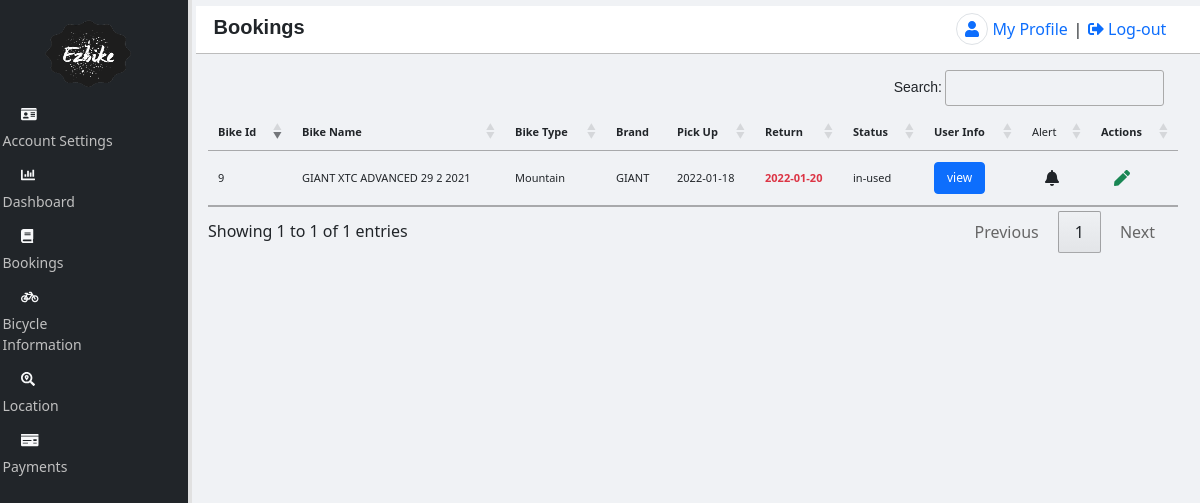
The page /View/bookings.php (signed in) on the database its author committed.
### tables this page shows
CREATE TABLE `lessor_payment` (
  `lessor_id` int(11) NOT NULL,
  `payment_id` int(11) NOT NULL,
  `user_id` int(11) NOT NULL,
  `bike_id` int(11) NOT NULL,
  `bike_description` varchar(45) NOT NULL,
  `bike_img` varchar(100) NOT NULL,
  `pickup_date` varchar(35) NOT NULL,
  `return_date` varchar(45) NOT NULL,
  `days` int(11) NOT NULL,
  `bike_rate` varchar(45) NOT NULL,
  `total_amt` int(11) NOT NULL,
  `date` varchar(45) NOT NULL
);

CREATE TABLE `lessor_bicycle` (
  `lessor_id` int(11) NOT NULL,
  `bike_id` int(11) NOT NULL,
  `bike_name` varchar(45) NOT NULL,
  `bike_type` varchar(45) NOT NULL,
  `bike_brand` varchar(75) NOT NULL,
  `bike_img` varchar(150) NOT NULL,
  `bike_condition` varchar(45) NOT NULL,
  `date_uploaded` varchar(75) NOT NULL,
  `status` varchar(15) NOT NULL
);

### View/library.php (called while the page is built, shortened)
<?php
    $nav_elements = [
        "Account Settings" => array(
            "fas fa-id-card"=> "lessor_profile.php"
        ),
        "Dashboard" => array(
            "fas fa-chart-bar"=> "lessor_dash.php"
        ),
        "Bookings" => array(
            "fas fa-book" => "bookings.php"
        ),
        "Bicycle Information" => array(
            "fas fa-bicycle" => "lessor_bicycle.php"
        ),
        "Location" => array(
            "fas fa-search-location" => "lessor_location.php"
        ),
        "Payments" => array(
            "fas fa-money-check" => "lessor_payments.php"
        )
    ];
?>

### Model/Database.php (called while the page is built, shortened)
<?php
class Database{
    private $serverName = DB_HOST;
    private $username = DB_USER;
    private $password = DB_PASS;
    private $dbName = DB_NAME;
    private $conn;
    public function __construct(){
        $this->dsn = "mysql:host=".$this->serverName.";dbname=".$this->dbName;
        $options = array(PDO::ATTR_PERSISTENT => true, PDO::ATTR_ERRMODE => PDO::ERRMODE_EXCEPTION);
        try{
            $this->conn = new PDO($this->dsn,$this->username,$this->password,$options);
        }catch(PDOException $e){
            $this->error = $e->getMessage();
            $this->isConnected = false;
        }
    }
    public function getConn(){
        return $this->conn;
    }
}
?>

### View/bookings.php (the view, shortened to what this page needs)
<?php
    $id = $_SESSION["lessor_id"];
    require_once "../Model/Database.php";
    require_once "header.php";
?>
</head>
<body>
    <div class="container-fluid web-wash">
        <div class="row">
            <div class="col-md-2 sidenav bg-dark text-light">
                <div class="text-center">
                    <img class="logo" src="../assets/img/ezbike.png" alt="">
                </div>
                <ul class="dashboard-navleft fs-14">
                    <?php
                        require_once "library.php";
                        foreach($nav_elements as $nav_data => $value){
                            foreach($value as $key => $data_value){
                    ?>
                    <li>
                        <div class="row align-items-center">
                            <div class="col-md-3 px-4">
                                <i class="<?php echo $key;?>"></i>
                            </div>
                            <div class="col-md-9 p-0">
                                <a href="<?php echo $data_value;?>"> <?php echo $nav_data; ?></a>
                            </div>
                        </div>
                    </li>
                    <?php
                            }
                        }
                    ?>
                </ul>
            </div>
            <div class="col-md-10 main">
                <div class="row align-items-center" id="top-main">
                    <div class="col-md-6">
                        <h5 class="mt-1">Bookings</h5>
                    </div>
                    <div class="col-md-6" id="nav_top_right">
                        <ul class="navright_utilities mb-0">
                            <li>
                                <a href="lessor_profile.php"><i class="fas fa-user border p-1 px-2 rounded-circle"></i>
                                    My Profile</a>
                            </li>
                            <li> | </li>
                            <li><a href="logoutLessor.php"> <i class="fas fa-sign-out-alt"></i> Log-out</a></li>
                        </ul>
                    </div>
                </div>
                <div class="row bicycle_list">
                    <div class="col-md-12 mt-3">
                        <?php
                            $db = new Database();
                            $sql = "SELECT lessor_payment.bike_id, lessor_payment.payment_id,lessor_payment.lessor_id, lessor_payment.pickup_date, lessor_payment.return_date,lessor_payment.total_amt, lessor_payment.date, lessor_payment.bike_img, lessor_bicycle.bike_name, lessor_bicycle.bike_type, lessor_bicycle.bike_brand, lessor_bicycle.status, tblusers.FirstName, tblusers.LastName, tblusers.Email, tblusers.MobileNos, tblusers.valid_id FROM `lessor_payment` INNER JOIN lessor_bicycle ON lessor_bicycle.bike_id = lessor_payment.bike_id INNER JOIN tblusers ON tblusers.User_id = lessor_payment.user_id WHERE lessor_payment.lessor_id = $id && lessor_bicycle.status = 'booked' || lessor_bicycle.status = 'in-used'";
                            $stmt = $db->getConn()->prepare($sql);
                            $stmt->execute();
                        ?>
                        <table class="table table-stripped fs-11">
                            <thead>
                                <th>Bike Id</th>
                                <th>Bike Name</th>
                                <th>Bike Type</th>
                                <th>Brand</th>
                                <th>Pick Up</th>
                                <th>Return</th>
                                <th>Status</th>
                                <th>User Info</th>
                                <td>Alert</td>
                                <th>Actions</th>
                            </thead>
                            <tbody>
                            <?php
                                while($row = $stmt->fetch()){
                            ?>
                                <tr>
                                    <td><?= $row["bike_id"]?></td>
                                    <td><?= $row["bike_name"] ?></td>
                                    <td><?= $row["bike_type"] ?></td>
                                    <td><?= $row["bike_brand"] ?></td>
                                    <td><?= $row["pickup_date"] ?></td>
                                    <td class="text-danger fw-bold"><?= $row["return_date"] ?></td>
                                    <td>
                                    <?= $row["status"]?></td>
                                    <td>
                                        <button class="btn btn-primary fs-12" data-bs-toggle="modal" data-bs-target="#viewInfo<?=$row["payment_id"]?>">
                                            view
                                        </button>
                                    </td>
                                    <td>
                                        <?php
                                            if($row["status"] != "booked"){
                                        ?>
                                            <form action="<?= htmlspecialchars($_SERVER["PHP_SELF"])?>" method="POST">
                                                <button type="submit" name="notification" class="btn">
                                                    <i class="fas fa-bell"></i>
                                                </button>
                                            </form>
                                        <?php
                                            }
                                        ?>
                                    </td>
                                    <td>
                                        <?php
                                            if($row["status"] == "booked"){
                                        ?>
                                        <button class="btn btn-light" data-bs-toggle="modal" data-bs-target="#confirmBooking<?=$row["payment_id"]?>">
                                            <i class="fas fa-check text-success"></i>
                                        </button>
                                        <div class="modal fade" id="confirmBooking<?=$row["payment_id"]?>" tabindex="-1" aria-labelledby="exampleModalLabel" aria-hidden="true">
                                            <div class="modal-dialog">
                                                <div class="modal-content">
                                                <div class="modal-header">
                                                    <h5 class="modal-title" id="exampleModalLabel">Confirm Booking</h5>
                                                    <button type="button" class="btn-close" data-bs-dismiss="modal" aria-label="Close"></button>
                                                </div>
                                                <div class="modal-body fs-16 text-center">
                                                <i class="fas fa-info-circle"></i> By clicking confirm booking, all information regarding the rent will be saved.
                                                </div>
                                                <div class="modal-footer">
                                                    <form action="<?= htmlspecialchars($_SERVER["PHP_SELF"])?>" method="POST">
                                                        <button type="button" class="btn btn-secondary" data-bs-dismiss="modal">Close</button>
                                                        <input type="hidden" name="payment_id" value="<?= $row["payment_id"]?>">
                                                        <input type="hidden" name="bike_id" value="<?= $row["bike_id"]?>">
                                                        <button type="submit" name="confirmBtn" class="btn btn-success">Confirm booking</button>
                                                    </form>
                                                </div>
                                                </div>
                                            </div>
                                        </div>
                                        <button class="btn btn-light" data-bs-toggle="modal" data-bs-target="#cancelBooking">
                                            <i class="fas fa-times text-danger"></i>
                                        </button>
                                        <div class="modal fade" id="cancelBooking" tabindex="-1" aria-labelledby="exampleModalLabel" aria-hidden="true">
                                            <div class="modal-dialog">
                                                <div class="modal-content">
                                                <div class="modal-header">
                                                    <h5 class="modal-title" id="exampleModalLabel">Cancel Booking</h5>
                                                    <button type="button" class="btn-close" data-bs-dismiss="modal" aria-label="Close"></button>
                                                </div>
                                                <div class="modal-body text-center fs-16">
                                                    <i class="fas fa-info-circle"></i> By clicking Cancel Booking, all information about this booking will be lost.
                                                </div>
                                                <div class="modal-footer">
                                                    <form action="<?= htmlspecialchars($_SERVER["PHP_SELF"])?>" method="POST">
                                                        <button type="button" class="btn btn-secondary" data-bs-dismiss="modal">Close</button>
                                                        <input type="hidden" name="payment_id" value="<?= $row["payment_id"]?>">
                                                        <button type="submit" name="cancelBookingBtn" class="btn btn-danger">Cancel Booking</button>
                                                    </form>
                                                </div>
                                                </div>
                                            </div>
                                        </div>
                                        <?php
                                            }else{
                                        ?>
                                            <button class="btn" data-bs-toggle="modal" data-bs-target="#returned<?=$row["payment_id"]?>">
                                                <i class="fas fa-pen text-success"></i>
                                            </button>
                                        <?php
                                            }
                                        ?>
                                    </td>
                                </tr>
                            <?php
                                }
                            ?>
                            </tbody>
                        </table>
                    </div>
                </div>
            </div>
        </div>
    </div>
    <?php
    require "footer.php";
?>

### assets/css/style.css (style rules this page uses)
:root { --b500: #3b82F6; --b50: #EFF6FF; --b700: #1D4ED8; --b900: #1E3A8A; --b200: #BFDBFE; --b100: #DBEAFE; --g900: #111827; --g600: #4b5563; --gr400: #34D399; --ide-green-normal: #00A881; --gr800: #065F46; --green-light_1: #0c5540; --green-light: #81c926; --dark-gray: rgb(33, 37, 41); --g50: #f9fafb; --g100: #f3f4f6; --web-wash: #F0F2F5; --light-blue: rgb(229,249,253); --black: rgb(24,24,24); --light-black: rgb(156,166,174); --light-wash: rgb(241,245,251); --light-green: rgb(238,249,240); --light-violet: rgb(243,238,253); --light-strong: rgb(226,234,245); --adobe-text: #161C32; --adobe-orange: #A04625; --adobe-blue: #0D65C2; --indigo: #5624D0; }
* { padding: 0; margin: 0; box-sizing: border-box; }
.web-wash { background: var(--web-wash); }
.logo { max-width: 100%; width: 100px; height: 75px; }
h1,h2,h3,h4,h5,h6 { font-family: hind-siliguri, sans-serif; font-weight: 600; font-style: normal }
.container-fluid { padding: 0; }
li { list-style: none; }
a { text-decoration: none; }
.fs-11 { font-size :11px; }
.fs-12 { font-size :12px; }
.fs-14 { font-size: 14px; }
.bicycle_list { width: 100%; height: 85vh; overflow: auto; }
.dashboard-navleft li .row .col-md-9 a { width: 100%; display: inline-block; }
.sidenav { height: 100vh; padding: 1rem; border-right: 4px solid #e1e1e1; }
.main { padding: 0.35em 1rem; }
#top-main { background: #fff; padding: 0.35em; border-bottom: 1px solid #bcbcbc; }
#nav_top_right { display: flex; justify-content: flex-end; align-items: center; }
#nav_top_right ul li a { padding: 0.75em 0.35em; }
#nav_top_right ul li:last-child a:last-child { padding-right: 1.5em; }
.navright_utilities { display: flex; align-items: center; }
.navright_utilities li { position: relative; }
.dashboard-navleft { padding: 0.35em; }
.dashboard-navleft li { margin: 0.55em 0; }
.dashboard-navleft li a { padding: 0.35rem; color: #c0c0c0; }

### rows shown on the page
lessor_payment: bike "9", bike.bike_name "GIANT XTC ADVANCED 29 2 2021", bike.bike_type "Mountain", bike.bike_brand "GIANT", pickup_date "2022-01-18", return_date "2022-01-20", bike.status "in-used"

### other values the page prints
$nav_data "Account Settings"
$nav_data "Dashboard"
$nav_data "Bookings"
$nav_data "Bicycle Information"
$nav_data "Location"
$nav_data "Payments"
